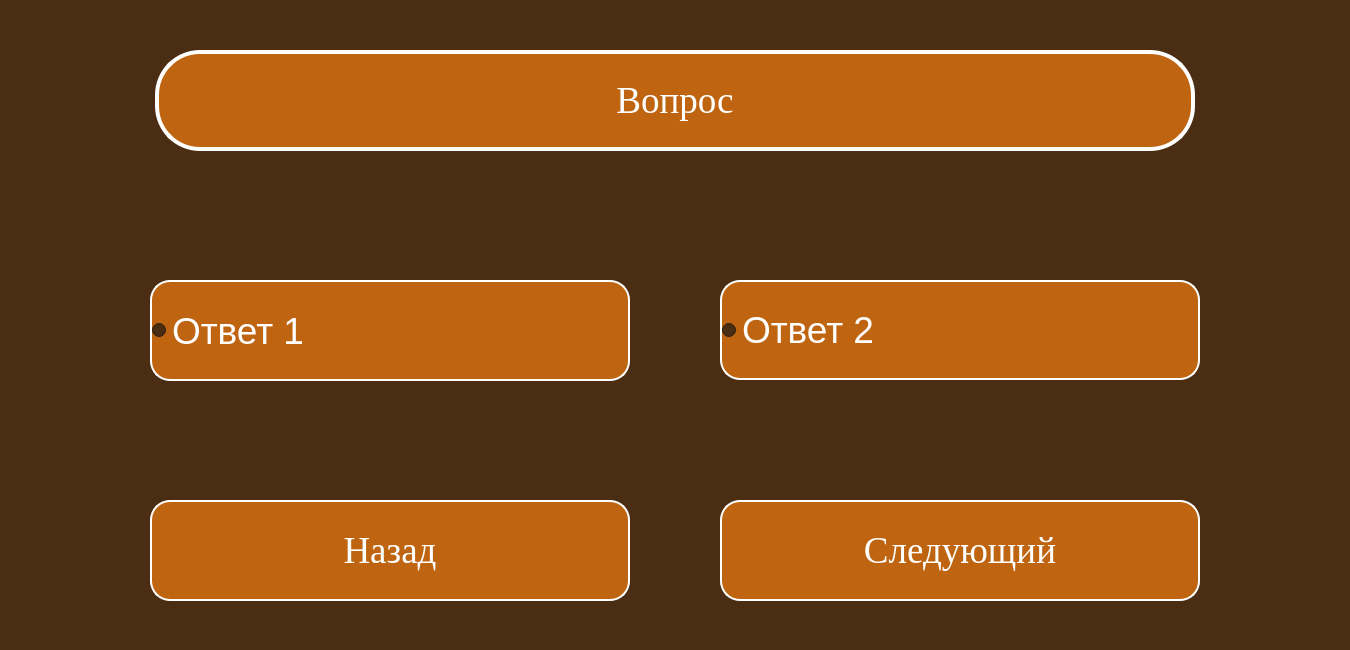
<?xml version="1.0" encoding="UTF-8"?>
<ui version="4.0">
 <class>Dialog</class>
 <widget class="QDialog" name="Dialog">
  <property name="geometry">
   <rect>
    <x>0</x>
    <y>0</y>
    <width>1350</width>
    <height>650</height>
   </rect>
  </property>
  <property name="windowTitle">
   <string>GeleosTest</string>
  </property>
  <property name="styleSheet">
   <string notr="true">background-color: rgb(74, 45, 18);
font-size:28pt;</string>
  </property>
  <widget class="QRadioButton" name="btn1">
   <property name="geometry">
    <rect>
     <x>150</x>
     <y>280</y>
     <width>480</width>
     <height>101</height>
    </rect>
   </property>
   <property name="minimumSize">
    <size>
     <width>480</width>
     <height>0</height>
    </size>
   </property>
   <property name="maximumSize">
    <size>
     <width>480</width>
     <height>16777215</height>
    </size>
   </property>
   <property name="font">
    <font>
     <pointsize>28</pointsize>
    </font>
   </property>
   <property name="styleSheet">
    <string notr="true">QRadioButton:unchecked {
color: white;
background-color: rgb(191, 101, 17);
border-radius: 20px;
border: 2px solid #ffffff;
font: 50pt &quot;Times New Roman&quot;;
}

QRadioButton:pressed {
color: rgb(191, 101, 17);
background-color: white;
border: 4px solid rgb(191, 101, 17);
font: 50pt &quot;Times New Roman&quot;;
}

QRadioButton:checked {
color: rgb(191, 101, 17);
background-color: white;
border: 4px solid rgb(191, 101, 17);
font: 50pt &quot;Times New Roman&quot;;
}</string>
   </property>
   <property name="text">
    <string>Ответ 1</string>
   </property>
  </widget>
  <widget class="QPushButton" name="nextButton">
   <property name="geometry">
    <rect>
     <x>720</x>
     <y>500</y>
     <width>480</width>
     <height>101</height>
    </rect>
   </property>
   <property name="font">
    <font>
     <family>Times New Roman</family>
     <pointsize>50</pointsize>
     <weight>50</weight>
     <italic>false</italic>
     <bold>false</bold>
    </font>
   </property>
   <property name="styleSheet">
    <string notr="true">QPushButton {
color: white;
background-color: rgb(191, 101, 17);
border-radius: 20px;
border: 2px solid #ffffff;
font: 50pt &quot;Times New Roman&quot;;
}

QPushButton:pressed {
color: rgb(191, 101, 17);
background-color: white;
border: 4px solid rgb(191, 101, 17);
font: 50pt &quot;Times New Roman&quot;;
}</string>
   </property>
   <property name="text">
    <string>Следующий</string>
   </property>
  </widget>
  <widget class="QLabel" name="label">
   <property name="geometry">
    <rect>
     <x>155</x>
     <y>50</y>
     <width>1040</width>
     <height>101</height>
    </rect>
   </property>
   <property name="font">
    <font>
     <family>Times New Roman</family>
     <pointsize>50</pointsize>
     <weight>50</weight>
     <italic>false</italic>
     <bold>false</bold>
    </font>
   </property>
   <property name="styleSheet">
    <string notr="true">font: 50pt &quot;Times New Roman&quot;;
color: white;
background-color: rgb(191, 101, 17);
border-radius: 45px;
border: 4px solid #ffffff;</string>
   </property>
   <property name="text">
    <string>Вопрос</string>
   </property>
   <property name="scaledContents">
    <bool>false</bool>
   </property>
   <property name="alignment">
    <set>Qt::AlignCenter</set>
   </property>
   <property name="wordWrap">
    <bool>true</bool>
   </property>
  </widget>
  <widget class="QRadioButton" name="btn2">
   <property name="geometry">
    <rect>
     <x>720</x>
     <y>280</y>
     <width>480</width>
     <height>100</height>
    </rect>
   </property>
   <property name="font">
    <font>
     <pointsize>28</pointsize>
    </font>
   </property>
   <property name="styleSheet">
    <string notr="true">QRadioButton:unchecked {
color: white;
background-color: rgb(191, 101, 17);
border-radius: 20px;
border: 2px solid #ffffff;
font: 50pt &quot;Times New Roman&quot;;
}

QRadioButton:pressed {
color: rgb(191, 101, 17);
background-color: white;
border: 4px solid rgb(191, 101, 17);
font: 50pt &quot;Times New Roman&quot;;
}

QRadioButton:checked {
color: rgb(191, 101, 17);
background-color: white;
border: 4px solid rgb(191, 101, 17);
font: 50pt &quot;Times New Roman&quot;;
}</string>
   </property>
   <property name="text">
    <string>Ответ 2</string>
   </property>
  </widget>
  <widget class="QPushButton" name="behindButton">
   <property name="geometry">
    <rect>
     <x>150</x>
     <y>500</y>
     <width>480</width>
     <height>101</height>
    </rect>
   </property>
   <property name="font">
    <font>
     <family>Times New Roman</family>
     <pointsize>50</pointsize>
     <weight>50</weight>
     <italic>false</italic>
     <bold>false</bold>
    </font>
   </property>
   <property name="styleSheet">
    <string notr="true">QPushButton {
color: white;
background-color: rgb(191, 101, 17);
border-radius: 20px;
border: 2px solid #ffffff;
font: 50pt &quot;Times New Roman&quot;;
}

QPushButton:pressed {
color: rgb(191, 101, 17);
background-color: white;
border: 4px solid rgb(191, 101, 17);
font: 50pt &quot;Times New Roman&quot;;
}</string>
   </property>
   <property name="text">
    <string>Назад</string>
   </property>
  </widget>
 </widget>
 <resources/>
 <connections/>
</ui>
